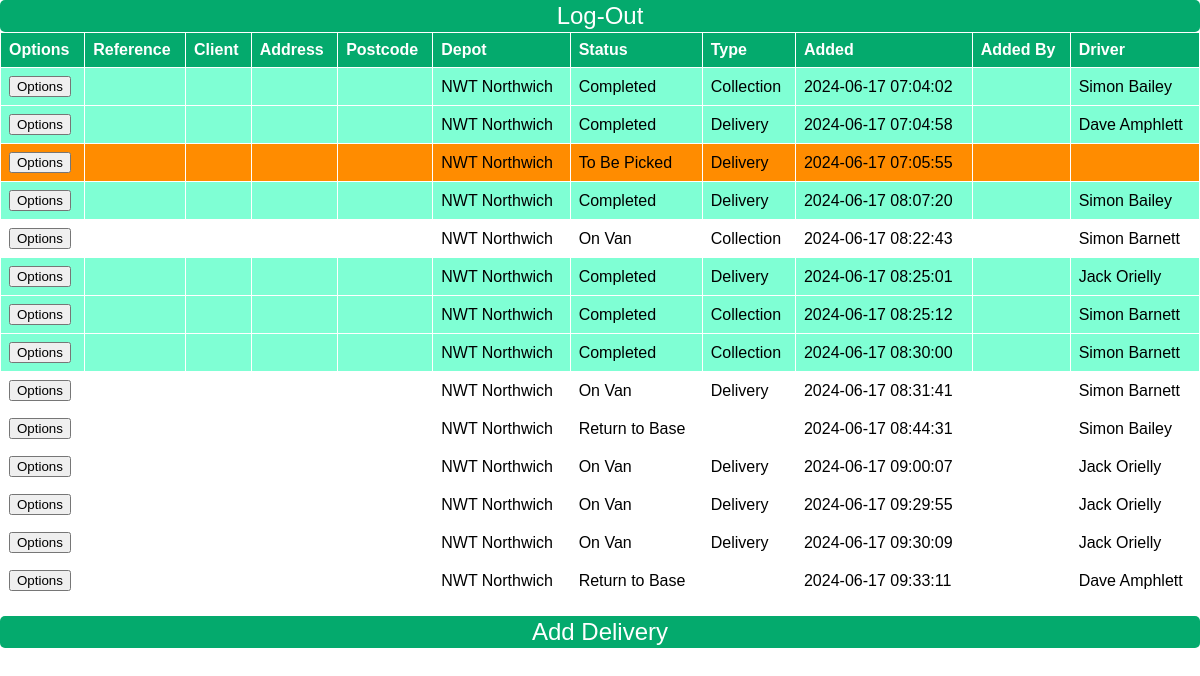
Page /wip/driver2.php (signed in) on the committed database.
### tables this page shows
CREATE TABLE deliveries (id INTEGER PRIMARY KEY AUTOINCREMENT, depot TEXT NOT NULL, createdby TEXT, type TEXT NOT NULL, company TEXT NOT NULL, location TEXT NOT NULL, docid TEXT, added TEXT, driver TEXT, assigned TEXT, status TEXT, completed TEXT, sign_name TEXT, signature TEXT, note TEXT);

### wip/driver2.php (the view, shortened to what this page needs)
<?php
require("data/global.php");
$db = new SQLite3($database);
$todaysDate = date("Y-m-d");
$mainSQL = "SELECT * FROM deliveries WHERE (added > '".$todaysDate."' OR status != 'Completed') AND (depot = '".$_SESSION['depot']."' AND depot !='') ORDER BY added ASC";
$mainRet = $db->query($mainSQL);
?>
<!DOCTYPE html>
<html lang="en">
<head>
</head>
<body>
<div id="logout">
    <form method='POST' action='adminDashboard.php'>
        <input class='settingsButton' type='submit' name='f' value='Log-Out' />
    </form>
</div>
<div id="container">
    <table id="deliveries">
        <tr>
            <th>Options</th>
            <th>Reference</th>
            <th>Client</th>
            <th>Address</th>
            <th>Postcode</th>
            <th>Depot</th>
            <th>Status</th>
            <th>Type</th>
            <th>Added</th>
            <th>Added By</th>
            <th>Driver</th>
        </tr>
        <?php while($row1 = $mainRet->fetchArray(SQLITE3_ASSOC)): ?>
            <?php
                $statusClass = strtolower(str_replace(" ", "", $row1['status']));
            ?>
            <tr class="<?= $statusClass ?>">
                <td><button class='optionsButton' onclick="showOptionsModal('<?= $row1['ID'] ?>')">Options</button></td>
                <td><?= $row1['reference'] ?></td>
                <td><?= $row1['client'] ?></td>
                <td><?= $row1['address'] ?></td>
                <td><?= $row1['postcode'] ?></td>
                <td><?= $row1['depot'] ?></td>
                <td><?= $row1['status'] ?></td>
                <td><?= $row1['type'] ?></td>
                <td><?= $row1['added'] ?></td>
                <td><?= $row1['addedBy'] ?></td>
                <td><?= $row1['driver'] ?></td>
            </tr>
        <?php endwhile; ?>
    </table>
</div>
<p><button class='addJobButton' onclick='showAddJobModal()'>Add Delivery</button></p>
</body>
</html>

### wip/driver2.php (style rules this page uses)
body { font-family: Arial, Helvetica, sans-serif; margin: 0; padding: 0; }
.completed { background-color: aquamarine; }
.tobepicked { background-color: darkorange; }
#deliveries { font-family: Arial, Helvetica, sans-serif; border-collapse: collapse; width: 100%; border-radius: 2px; }
#deliveries th, #deliveries td { border: 1px solid #FFF; padding: 8px; text-align: left; }
#deliveries th { background-color: #04AA6D; color: white; }
.actionJob, .settingsButton, .addJobButton { width: 100%; height: 32px; background-color: #04AA6D; color: white; border-radius: 5px; border: none; font-size: 24px; cursor: pointer; }

### rows in the picture
deliveries: depot "NWT Northwich", status "Completed", type "Collection", added "2024-06-17 07:04:02", driver "Simon Bailey"
deliveries: depot "NWT Northwich", status "Completed", type "Delivery", added "2024-06-17 07:04:58", driver "Dave Amphlett"
deliveries: depot "NWT Northwich", status "To Be Picked", type "Delivery", added "2024-06-17 07:05:55"
deliveries: depot "NWT Northwich", status "Completed", type "Delivery", added "2024-06-17 08:07:20", driver "Simon Bailey"
deliveries: depot "NWT Northwich", status "On Van", type "Collection", added "2024-06-17 08:22:43", driver "Simon Barnett"
deliveries: depot "NWT Northwich", status "Completed", type "Delivery", added "2024-06-17 08:25:01", driver "Jack Orielly"
deliveries: depot "NWT Northwich", status "Completed", type "Collection", added "2024-06-17 08:25:12", driver "Simon Barnett"
deliveries: depot "NWT Northwich", status "Completed", type "Collection", added "2024-06-17 08:30:00", driver "Simon Barnett"
deliveries: depot "NWT Northwich", status "On Van", type "Delivery", added "2024-06-17 08:31:41", driver "Simon Barnett"
deliveries: depot "NWT Northwich", status "Return to Base", added "2024-06-17 08:44:31", driver "Simon Bailey"
deliveries: depot "NWT Northwich", status "On Van", type "Delivery", added "2024-06-17 09:00:07", driver "Jack Orielly"
deliveries: depot "NWT Northwich", status "On Van", type "Delivery", added "2024-06-17 09:29:55", driver "Jack Orielly"
deliveries: depot "NWT Northwich", status "On Van", type "Delivery", added "2024-06-17 09:30:09", driver "Jack Orielly"
deliveries: depot "NWT Northwich", status "Return to Base", added "2024-06-17 09:33:11", driver "Dave Amphlett"
